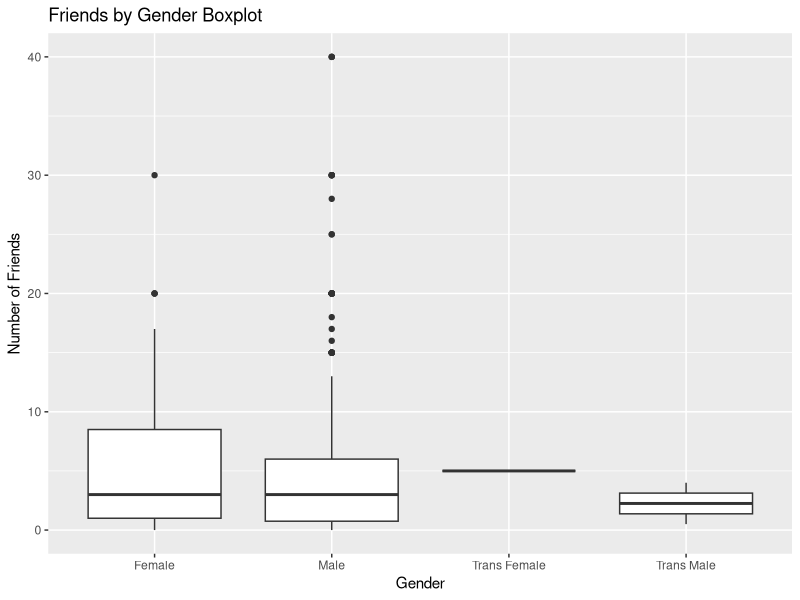
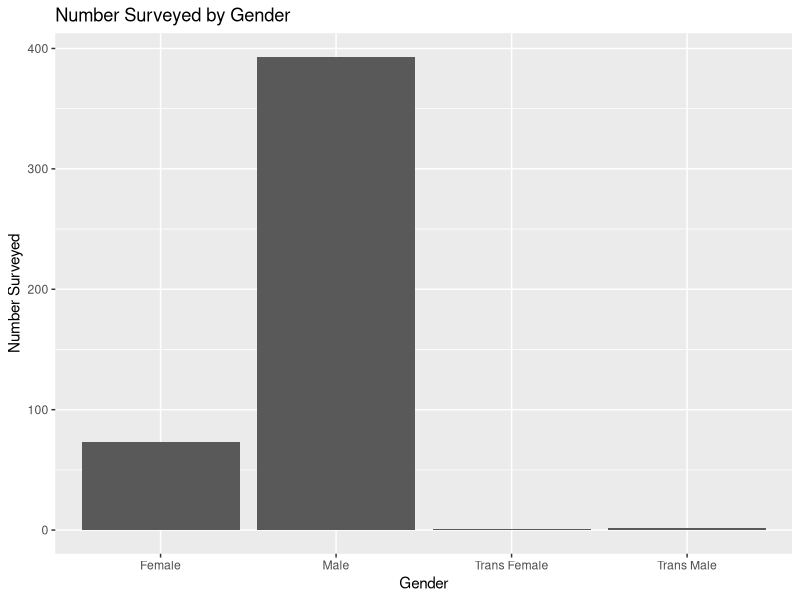
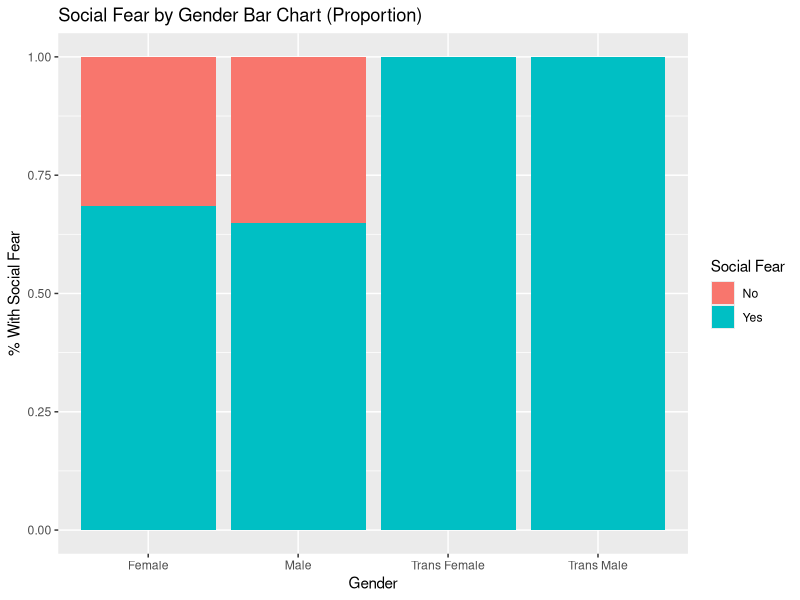
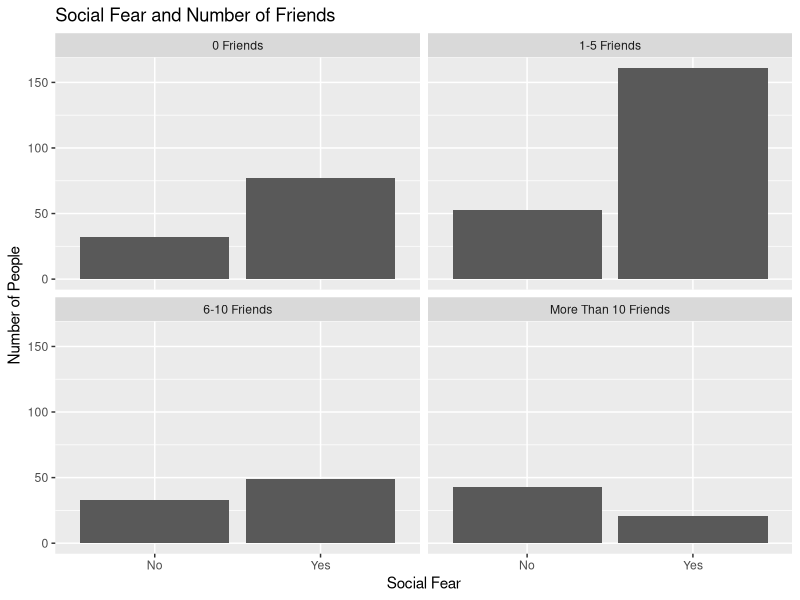

Reproduce these figures in R, in order.
library(tidyverse)

setwd(dirname(rstudioapi::getSourceEditorContext()$path))

# Read in data
foreveralone <- read.csv("foreveralone.csv", as.is = TRUE)

# Data from samples
gender <- foreveralone$gender # Numerical
friends <- foreveralone$friends # Categorical
social_fear <- foreveralone$social_fear # Categorical

# Print dataframe table
df <- data.frame(foreveralone, gender, friends, social_fear)
df

# New form
gender.1 <- df$gender.1
friends.1<- df$friends.1
social_fear.1 <- df$social_fear.1

# Number of Males and Females
Males <- gender.1 == "Male"
sum(Males)
Females <- gender.1 == "Female"
sum(Females)

# Outliers
outliersfriends <- friends > 50
friends[friends >50]

# Friends by Gender Boxplot
outlier = friends.1 > 50
df %>%
filter(!outlier) %>% 
ggplot(aes(gender.1, friends.1)) + geom_boxplot() + ggtitle("Friends by Gender Boxplot") +
  xlab("Gender") + ylab("Number of Friends")

# Number Surveyed by Gender
df %>%
ggplot(aes(gender.1)) + geom_bar() +ggtitle("Number Surveyed by Gender") + xlab("Gender") +
  ylab("Number Surveyed")

#Proportion by Gender of Social Fear
ggplot(df, aes(gender.1, fill=social_fear.1)) +
  geom_bar(position="fill") +
    ggtitle("Social Fear by Gender Bar Chart (Proportion)") + xlab("Gender") + ylab("% With Social Fear") +
    labs(fill = "Social Fear")

#Social Fear and # of Friends
friends.1 <- ifelse(friends.1 == 0, "0 Friends", ifelse(friends.1 > 10, 
                    "More Than 10 Friends", ifelse(friends.1 <= 5, "1-5 Friends", "6-10 Friends")))

df <- data.frame(foreveralone, gender.1, friends.1, social_fear.1)

ggplot(df, aes(social_fear.1)) +
  geom_bar() + facet_wrap(~friends.1) + ggtitle("Social Fear and Number of Friends") +
  xlab("Social Fear") + ylab("Number of People")
